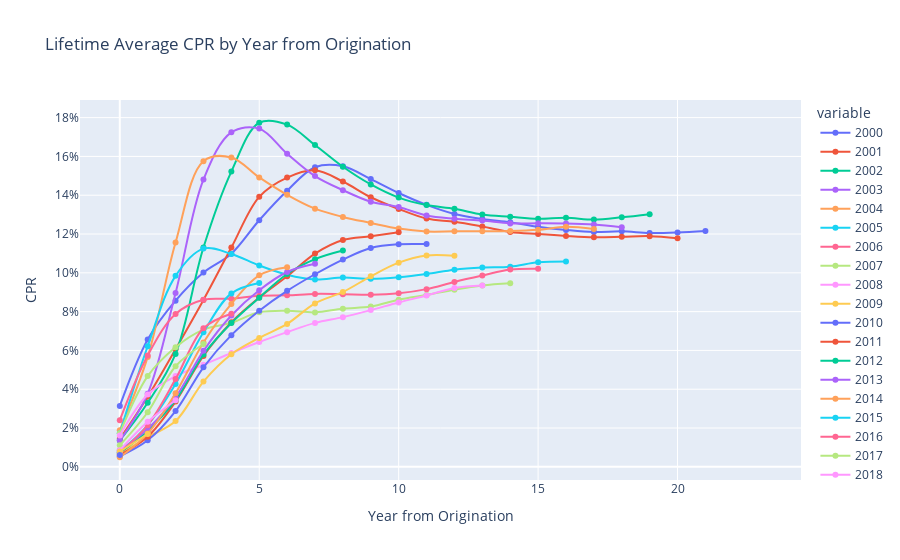

Write notebook code for a chart like this one.
### Code cell
import plotly.express as px

fig = px.line(lifetime_cprs.transpose(), line_shape= 'spline', title="Lifetime Average CPR by Year from Origination", markers=True)
fig.update_layout(yaxis_title='CPR', xaxis_title= 'Year from Origination', yaxis=dict(tickformat='0.0%'))

### Figure 1 — Plotly figure (JSON) as saved in the notebook; plotly's stock layout.template omitted (floating-point values rounded to 4 significant figures)
{"data": [{"hovertemplate": "variable=2000<br>index=%{x}<br>value=%{y}<extra></extra>", "legendgroup": "2000", "line": {"color": "#636efa", "dash": "solid", "shape": "spline"}, "marker": {"symbol": "circle"}, "mode": "lines+markers", "name": "2000", "orientation": "v", "showlegend": true, "type": "scatter", "x": [0, 1, 2, 3, 4, 5, 6, 7, 8, 9, 10, 11, 12, 13, 14, 15, 16, 17, 18, 19, 20, 21, 22, 23], "xaxis": "x", "y": [0.03138, 0.06565, 0.08565, 0.1002, 0.1098, 0.1271, 0.1423, 0.1544, 0.1549, 0.1483, 0.1411, 0.135, 0.1303, 0.1278, 0.1261, 0.1238, 0.1221, 0.121, 0.1214, 0.1205, 0.1208, 0.1216, null, null], "yaxis": "y"}, {"hovertemplate": "variable=2001<br>index=%{x}<br>value=%{y}<extra></extra>", "legendgroup": "2001", "line": {"color": "#EF553B", "dash": "solid", "shape": "spline"}, "marker": {"symbol": "circle"}, "mode": "lines+markers", "name": "2001", "orientation": "v", "showlegend": true, "type": "scatter", "x": [0, 1, 2, 3, 4, 5, 6, 7, 8, 9, 10, 11, 12, 13, 14, 15, 16, 17, 18, 19, 20, 21, 22, 23], "xaxis": "x", "y": [0.01444, 0.03617, 0.06066, 0.08601, 0.113, 0.1392, 0.1491, 0.1528, 0.1471, 0.1389, 0.1329, 0.128, 0.1263, 0.1239, 0.1211, 0.12, 0.119, 0.1183, 0.1185, 0.1189, 0.1179, null, null, null], "yaxis": "y"}, {"hovertemplate": "variable=2002<br>index=%{x}<br>value=%{y}<extra></extra>", "legendgroup": "2002", "line": {"color": "#00cc96", "dash": "solid", "shape": "spline"}, "marker": {"symbol": "circle"}, "mode": "lines+markers", "name": "2002", "orientation": "v", "showlegend": true, "type": "scatter", "x": [0, 1, 2, 3, 4, 5, 6, 7, 8, 9, 10, 11, 12, 13, 14, 15, 16, 17, 18, 19, 20, 21, 22, 23], "xaxis": "x", "y": [0.01359, 0.03302, 0.05819, 0.113, 0.1522, 0.1774, 0.1764, 0.1659, 0.1547, 0.1456, 0.1388, 0.1349, 0.133, 0.1301, 0.1289, 0.1278, 0.1283, 0.1274, 0.1286, 0.1302, null, null, null, null], "yaxis": "y"}, {"hovertemplate": "variable=2003<br>index=%{x}<br>value=%{y}<extra></extra>", "legendgroup": "2003", "line": {"color": "#ab63fa", "dash": "solid", "shape": "spline"}, "marker": {"symbol": "circle"}, "mode": "lines+markers", "name": "2003", "orientation": "v", "showlegend": true, "type": "scatter", "x": [0, 1, 2, 3, 4, 5, 6, 7, 8, 9, 10, 11, 12, 13, 14, 15, 16, 17, 18, 19, 20, 21, 22, 23], "xaxis": "x", "y": [0.01352, 0.0377, 0.08961, 0.1481, 0.1724, 0.1743, 0.1614, 0.1499, 0.1426, 0.1366, 0.1339, 0.1296, 0.1279, 0.1269, 0.1255, 0.1255, 0.1254, 0.1249, 0.1235, null, null, null, null, null], "yaxis": "y"}, {"hovertemplate": "variable=2004<br>index=%{x}<br>value=%{y}<extra></extra>", "legendgroup": "2004", "line": {"color": "#FFA15A", "dash": "solid", "shape": "spline"}, "marker": {"symbol": "circle"}, "mode": "lines+markers", "name": "2004", "orientation": "v", "showlegend": true, "type": "scatter", "x": [0, 1, 2, 3, 4, 5, 6, 7, 8, 9, 10, 11, 12, 13, 14, 15, 16, 17, 18, 19, 20, 21, 22, 23], "xaxis": "x", "y": [0.0189, 0.05666, 0.1156, 0.1575, 0.1595, 0.1492, 0.1402, 0.1331, 0.1288, 0.1257, 0.1228, 0.1213, 0.1214, 0.1214, 0.1216, 0.1222, 0.1237, 0.1226, null, null, null, null, null, null], "yaxis": "y"}, {"hovertemplate": "variable=2005<br>index=%{x}<br>value=%{y}<extra></extra>", "legendgroup": "2005", "line": {"color": "#19d3f3", "dash": "solid", "shape": "spline"}, "marker": {"symbol": "circle"}, "mode": "lines+markers", "name": "2005", "orientation": "v", "showlegend": true, "type": "scatter", "x": [0, 1, 2, 3, 4, 5, 6, 7, 8, 9, 10, 11, 12, 13, 14, 15, 16, 17, 18, 19, 20, 21, 22, 23], "xaxis": "x", "y": [0.01727, 0.06214, 0.09843, 0.1125, 0.1097, 0.1038, 0.09904, 0.09657, 0.09758, 0.09695, 0.09776, 0.09942, 0.1016, 0.1027, 0.1032, 0.1054, 0.1058, null, null, null, null, null, null, null], "yaxis": "y"}, {"hovertemplate": "variable=2006<br>index=%{x}<br>value=%{y}<extra></extra>", "legendgroup": "2006", "line": {"color": "#FF6692", "dash": "solid", "shape": "spline"}, "marker": {"symbol": "circle"}, "mode": "lines+markers", "name": "2006", "orientation": "v", "showlegend": true, "type": "scatter", "x": [0, 1, 2, 3, 4, 5, 6, 7, 8, 9, 10, 11, 12, 13, 14, 15, 16, 17, 18, 19, 20, 21, 22, 23], "xaxis": "x", "y": [0.02405, 0.05739, 0.07881, 0.08611, 0.08665, 0.08817, 0.08839, 0.08913, 0.089, 0.08873, 0.08944, 0.0916, 0.09531, 0.0986, 0.1017, 0.1021, null, null, null, null, null, null, null, null], "yaxis": "y"}, {"hovertemplate": "variable=2007<br>index=%{x}<br>value=%{y}<extra></extra>", "legendgroup": "2007", "line": {"color": "#B6E880", "dash": "solid", "shape": "spline"}, "marker": {"symbol": "circle"}, "mode": "lines+markers", "name": "2007", "orientation": "v", "showlegend": true, "type": "scatter", "x": [0, 1, 2, 3, 4, 5, 6, 7, 8, 9, 10, 11, 12, 13, 14, 15, 16, 17, 18, 19, 20, 21, 22, 23], "xaxis": "x", "y": [0.01733, 0.04677, 0.06168, 0.07074, 0.07427, 0.07965, 0.08045, 0.07961, 0.08152, 0.08261, 0.08612, 0.08859, 0.09132, 0.09352, 0.09465, null, null, null, null, null, null, null, null, null], "yaxis": "y"}, {"hovertemplate": "variable=2008<br>index=%{x}<br>value=%{y}<extra></extra>", "legendgroup": "2008", "line": {"color": "#FF97FF", "dash": "solid", "shape": "spline"}, "marker": {"symbol": "circle"}, "mode": "lines+markers", "name": "2008", "orientation": "v", "showlegend": true, "type": "scatter", "x": [0, 1, 2, 3, 4, 5, 6, 7, 8, 9, 10, 11, 12, 13, 14, 15, 16, 17, 18, 19, 20, 21, 22, 23], "xaxis": "x", "y": [0.0162, 0.03724, 0.0468, 0.05257, 0.0587, 0.06433, 0.06943, 0.0742, 0.07716, 0.08078, 0.08473, 0.08832, 0.09221, 0.09352, null, null, null, null, null, null, null, null, null, null], "yaxis": "y"}, {"hovertemplate": "variable=2009<br>index=%{x}<br>value=%{y}<extra></extra>", "legendgroup": "2009", "line": {"color": "#FECB52", "dash": "solid", "shape": "spline"}, "marker": {"symbol": "circle"}, "mode": "lines+markers", "name": "2009", "orientation": "v", "showlegend": true, "type": "scatter", "x": [0, 1, 2, 3, 4, 5, 6, 7, 8, 9, 10, 11, 12, 13, 14, 15, 16, 17, 18, 19, 20, 21, 22, 23], "xaxis": "x", "y": [0.006869, 0.01529, 0.02358, 0.04396, 0.05803, 0.06646, 0.07367, 0.08425, 0.09014, 0.09819, 0.1053, 0.109, 0.1088, null, null, null, null, null, null, null, null, null, null, null], "yaxis": "y"}, {"hovertemplate": "variable=2010<br>index=%{x}<br>value=%{y}<extra></extra>", "legendgroup": "2010", "line": {"color": "#636efa", "dash": "solid", "shape": "spline"}, "marker": {"symbol": "circle"}, "mode": "lines+markers", "name": "2010", "orientation": "v", "showlegend": true, "type": "scatter", "x": [0, 1, 2, 3, 4, 5, 6, 7, 8, 9, 10, 11, 12, 13, 14, 15, 16, 17, 18, 19, 20, 21, 22, 23], "xaxis": "x", "y": [0.005448, 0.01368, 0.02872, 0.0513, 0.06787, 0.08044, 0.09071, 0.09926, 0.1068, 0.1128, 0.1147, 0.1148, null, null, null, null, null, null, null, null, null, null, null, null], "yaxis": "y"}, {"hovertemplate": "variable=2011<br>index=%{x}<br>value=%{y}<extra></extra>", "legendgroup": "2011", "line": {"color": "#EF553B", "dash": "solid", "shape": "spline"}, "marker": {"symbol": "circle"}, "mode": "lines+markers", "name": "2011", "orientation": "v", "showlegend": true, "type": "scatter", "x": [0, 1, 2, 3, 4, 5, 6, 7, 8, 9, 10, 11, 12, 13, 14, 15, 16, 17, 18, 19, 20, 21, 22, 23], "xaxis": "x", "y": [0.006173, 0.01551, 0.03362, 0.05715, 0.07452, 0.08725, 0.09819, 0.1099, 0.1169, 0.1188, 0.1209, null, null, null, null, null, null, null, null, null, null, null, null, null], "yaxis": "y"}, {"hovertemplate": "variable=2012<br>index=%{x}<br>value=%{y}<extra></extra>", "legendgroup": "2012", "line": {"color": "#00cc96", "dash": "solid", "shape": "spline"}, "marker": {"symbol": "circle"}, "mode": "lines+markers", "name": "2012", "orientation": "v", "showlegend": true, "type": "scatter", "x": [0, 1, 2, 3, 4, 5, 6, 7, 8, 9, 10, 11, 12, 13, 14, 15, 16, 17, 18, 19, 20, 21, 22, 23], "xaxis": "x", "y": [0.007246, 0.01865, 0.03435, 0.05786, 0.07418, 0.08719, 0.09938, 0.107, 0.1115, null, null, null, null, null, null, null, null, null, null, null, null, null, null, null], "yaxis": "y"}, {"hovertemplate": "variable=2013<br>index=%{x}<br>value=%{y}<extra></extra>", "legendgroup": "2013", "line": {"color": "#ab63fa", "dash": "solid", "shape": "spline"}, "marker": {"symbol": "circle"}, "mode": "lines+markers", "name": "2013", "orientation": "v", "showlegend": true, "type": "scatter", "x": [0, 1, 2, 3, 4, 5, 6, 7, 8, 9, 10, 11, 12, 13, 14, 15, 16, 17, 18, 19, 20, 21, 22, 23], "xaxis": "x", "y": [0.008613, 0.01951, 0.03591, 0.0598, 0.07803, 0.09103, 0.1004, 0.1046, null, null, null, null, null, null, null, null, null, null, null, null, null, null, null, null], "yaxis": "y"}, {"hovertemplate": "variable=2014<br>index=%{x}<br>value=%{y}<extra></extra>", "legendgroup": "2014", "line": {"color": "#FFA15A", "dash": "solid", "shape": "spline"}, "marker": {"symbol": "circle"}, "mode": "lines+markers", "name": "2014", "orientation": "v", "showlegend": true, "type": "scatter", "x": [0, 1, 2, 3, 4, 5, 6, 7, 8, 9, 10, 11, 12, 13, 14, 15, 16, 17, 18, 19, 20, 21, 22, 23], "xaxis": "x", "y": [0.004941, 0.01713, 0.03796, 0.06407, 0.08398, 0.09872, 0.1028, null, null, null, null, null, null, null, null, null, null, null, null, null, null, null, null, null], "yaxis": "y"}, {"hovertemplate": "variable=2015<br>index=%{x}<br>value=%{y}<extra></extra>", "legendgroup": "2015", "line": {"color": "#19d3f3", "dash": "solid", "shape": "spline"}, "marker": {"symbol": "circle"}, "mode": "lines+markers", "name": "2015", "orientation": "v", "showlegend": true, "type": "scatter", "x": [0, 1, 2, 3, 4, 5, 6, 7, 8, 9, 10, 11, 12, 13, 14, 15, 16, 17, 18, 19, 20, 21, 22, 23], "xaxis": "x", "y": [0.007615, 0.02152, 0.04275, 0.06933, 0.08939, 0.09475, null, null, null, null, null, null, null, null, null, null, null, null, null, null, null, null, null, null], "yaxis": "y"}, {"hovertemplate": "variable=2016<br>index=%{x}<br>value=%{y}<extra></extra>", "legendgroup": "2016", "line": {"color": "#FF6692", "dash": "solid", "shape": "spline"}, "marker": {"symbol": "circle"}, "mode": "lines+markers", "name": "2016", "orientation": "v", "showlegend": true, "type": "scatter", "x": [0, 1, 2, 3, 4, 5, 6, 7, 8, 9, 10, 11, 12, 13, 14, 15, 16, 17, 18, 19, 20, 21, 22, 23], "xaxis": "x", "y": [0.007398, 0.02148, 0.04523, 0.07143, 0.07891, null, null, null, null, null, null, null, null, null, null, null, null, null, null, null, null, null, null, null], "yaxis": "y"}, {"hovertemplate": "variable=2017<br>index=%{x}<br>value=%{y}<extra></extra>", "legendgroup": "2017", "line": {"color": "#B6E880", "dash": "solid", "shape": "spline"}, "marker": {"symbol": "circle"}, "mode": "lines+markers", "name": "2017", "orientation": "v", "showlegend": true, "type": "scatter", "x": [0, 1, 2, 3, 4, 5, 6, 7, 8, 9, 10, 11, 12, 13, 14, 15, 16, 17, 18, 19, 20, 21, 22, 23], "xaxis": "x", "y": [0.0111, 0.02812, 0.05183, 0.0633, null, null, null, null, null, null, null, null, null, null, null, null, null, null, null, null, null, null, null, null], "yaxis": "y"}, {"hovertemplate": "variable=2018<br>index=%{x}<br>value=%{y}<extra></extra>", "legendgroup": "2018", "line": {"color": "#FF97FF", "dash": "solid", "shape": "spline"}, "marker": {"symbol": "circle"}, "mode": "lines+markers", "name": "2018", "orientation": "v", "showlegend": true, "type": "scatter", "x": [0, 1, 2, 3, 4, 5, 6, 7, 8, 9, 10, 11, 12, 13, 14, 15, 16, 17, 18, 19, 20, 21, 22, 23], "xaxis": "x", "y": [0.008521, 0.0232, 0.03434, null, null, null, null, null, null, null, null, null, null, null, null, null, null, null, null, null, null, null, null, null], "yaxis": "y"}, {"hovertemplate": "variable=2019<br>index=%{x}<br>value=%{y}<extra></extra>", "legendgroup": "2019", "line": {"color": "#FECB52", "dash": "solid", "shape": "spline"}, "marker": {"symbol": "circle"}, "mode": "lines+markers", "name": "2019", "orientation": "v", "showlegend": true, "type": "scatter", "x": [0, 1, 2, 3, 4, 5, 6, 7, 8, 9, 10, 11, 12, 13, 14, 15, 16, 17, 18, 19, 20, 21, 22, 23], "xaxis": "x", "y": [0.007893, 0.01692, null, null, null, null, null, null, null, null, null, null, null, null, null, null, null, null, null, null, null, null, null, null], "yaxis": "y"}, {"hovertemplate": "variable=2020<br>index=%{x}<br>value=%{y}<extra></extra>", "legendgroup": "2020", "line": {"color": "#636efa", "dash": "solid", "shape": "spline"}, "marker": {"symbol": "circle"}, "mode": "lines+markers", "name": "2020", "orientation": "v", "showlegend": true, "type": "scatter", "x": [0, 1, 2, 3, 4, 5, 6, 7, 8, 9, 10, 11, 12, 13, 14, 15, 16, 17, 18, 19, 20, 21, 22, 23], "xaxis": "x", "y": [0.006047, null, null, null, null, null, null, null, null, null, null, null, null, null, null, null, null, null, null, null, null, null, null, null], "yaxis": "y"}, {"hovertemplate": "variable=2021<br>index=%{x}<br>value=%{y}<extra></extra>", "legendgroup": "2021", "line": {"color": "#EF553B", "dash": "solid", "shape": "spline"}, "marker": {"symbol": "circle"}, "mode": "lines+markers", "name": "2021", "orientation": "v", "showlegend": true, "type": "scatter", "x": [0, 1, 2, 3, 4, 5, 6, 7, 8, 9, 10, 11, 12, 13, 14, 15, 16, 17, 18, 19, 20, 21, 22, 23], "xaxis": "x", "y": [null, null, null, null, null, null, null, null, null, null, null, null, null, null, null, null, null, null, null, null, null, null, null, null], "yaxis": "y"}], "layout": {"legend": {"title": {"text": "variable"}, "tracegroupgap": 0}, "title": {"text": "Lifetime Average CPR by Year from Origination"}, "xaxis": {"anchor": "y", "domain": [0, 1], "title": {"text": "Year from Origination"}}, "yaxis": {"anchor": "x", "domain": [0, 1], "tickformat": "0.0%", "title": {"text": "CPR"}}}}
